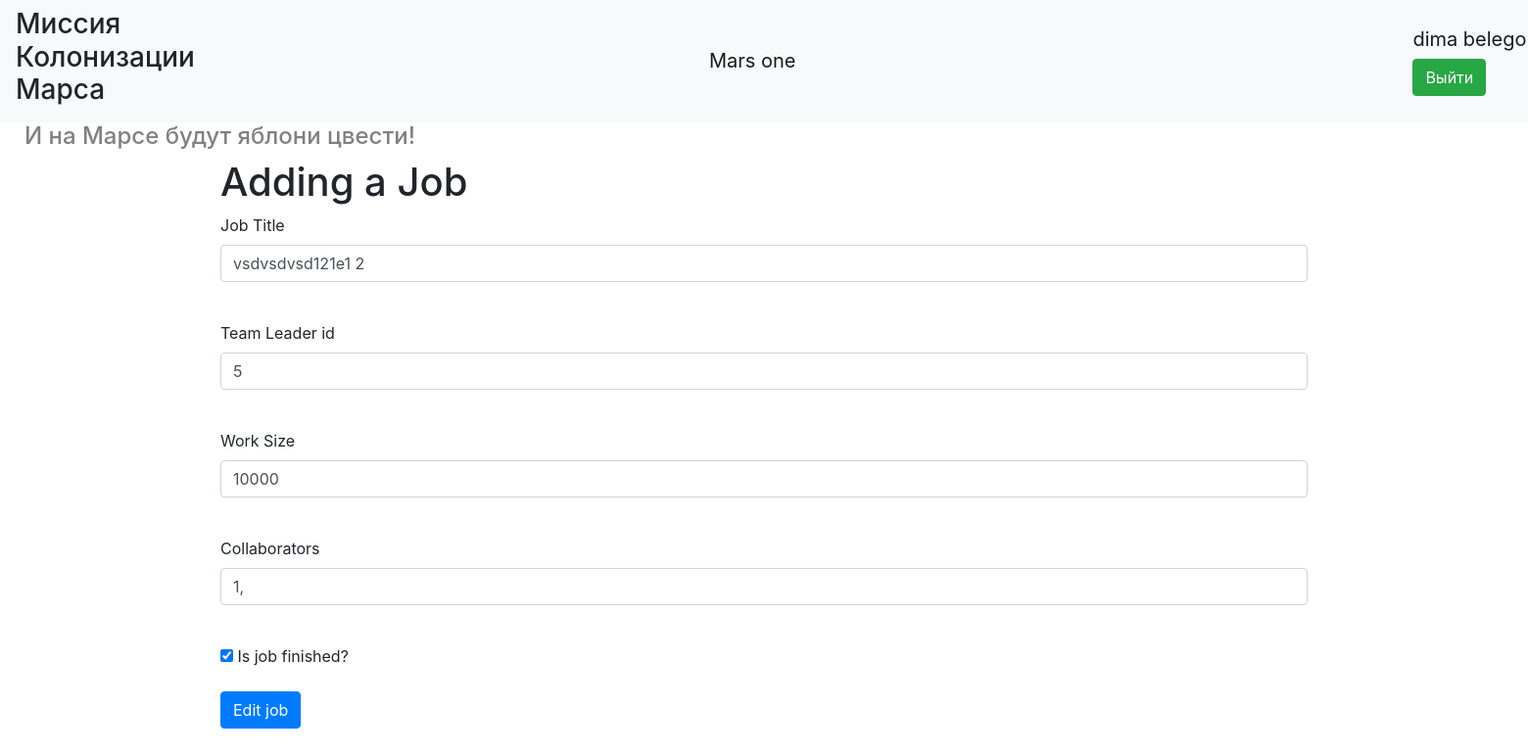
/job/2 (signed in), run on the app's committed database.
### data/users.py (models this page shows, shortened)
class User(SqlAlchemyBase, UserMixin, SerializerMixin):
    __tablename__ = "users"
    id = sqlalchemy.Column(sqlalchemy.Integer,
                           primary_key=True, autoincrement=True)
    surname = sqlalchemy.Column(sqlalchemy.String, nullable=True)
    name = sqlalchemy.Column(sqlalchemy.String, nullable=True)
    age = sqlalchemy.Column(sqlalchemy.Integer, nullable=True)
    position = sqlalchemy.Column(sqlalchemy.String, nullable=True)
    speciality = sqlalchemy.Column(sqlalchemy.String, nullable=True)
    address = sqlalchemy.Column(sqlalchemy.String, nullable=True)
    email = sqlalchemy.Column(sqlalchemy.String, unique=True, nullable=True)
    hashed_password = sqlalchemy.Column(sqlalchemy.String, nullable=True)
    modified_date = sqlalchemy.Column(sqlalchemy.DateTime, nullable=True)
    jobs = orm.relation("Jobs", back_populates='user')

### data/jobs.py (models this page shows, shortened)
class Jobs(SqlAlchemyBase, UserMixin, SerializerMixin):
    __tablename__ = 'jobs'
    id = sqlalchemy.Column(sqlalchemy.Integer,
                           primary_key=True, autoincrement=True)
    team_leader = sqlalchemy.Column(sqlalchemy.Integer, sqlalchemy.ForeignKey("users.id"), nullable=True)
    job = sqlalchemy.Column(sqlalchemy.String, nullable=True)
    work_size = sqlalchemy.Column(sqlalchemy.Integer, nullable=True)
    collaborators = sqlalchemy.Column(sqlalchemy.String, nullable=True)
    start_date = sqlalchemy.Column(sqlalchemy.DateTime, nullable=True)
    end_date = sqlalchemy.Column(sqlalchemy.DateTime, nullable=True)
    is_finished = sqlalchemy.Column(sqlalchemy.BOOLEAN, nullable=True)
    user = orm.relation('User')

### main.py (the view, shortened to what this page needs)
@app.route('/job/<int:job_id>', methods=['GET', 'POST'])
@login_required
def edit_job(job_id):
    form = AddJobForm()
    if request.method == "GET":
        db_sess = db_session.create_session()
        job = db_sess.query(Jobs).filter(Jobs.id == job_id,
                                         Jobs.team_leader == current_user.id).first()
        if job:
            form.team_leader.data = job.user.id
            form.job.data = job.job
            form.work_size.data = job.work_size
            form.collaborators.data = job.collaborators
            form.is_finished.data = job.is_finished
        else:
            abort(404)
    form.submit.label.text = "Edit job"
    return render_template('add_jobs.html', title="Edit Job", form=form)

### forms/job_form.py
class AddJobForm(FlaskForm):
    team_leader = StringField("Team Leader id", validators=[DataRequired()])
    job = StringField("Job Title", validators=[DataRequired()])
    work_size = StringField("Work Size", validators=[DataRequired()])
    collaborators = StringField("Collaborators", validators=[DataRequired()])
    is_finished = BooleanField('Is job finished?')
    submit = SubmitField('Add job')

### data/db_session.py (called while the page is built)
def create_session() -> Session:
    global __factory
    return __factory()

### main.py (called while the page is built)
@login_manager.user_loader
def load_user(user_id):
    db_sess = db_session.create_session()
    return db_sess.query(User).get(user_id)

### templates/add_jobs.html (shortened to what this page needs)
{% extends "base.html" %}
{% block content %}
<h1>Adding a Job</h1>
<form action="" method="post">
    <p>
        {{ form.job.label }}<br>
        {{ form.job(class="form-control") }}<br>
    </p>
    <p>
        {{ form.team_leader.label }}<br>
        {{ form.team_leader(class="form-control") }}<br>
    </p>
    <p>
        {{ form.work_size.label }}<br>
        {{ form.work_size(class="form-control") }}<br>
    </p>
    <p>
        {{ form.collaborators.label }}<br>
        {{ form.collaborators(class="form-control") }}<br>
    </p>
    <p>{{ form.is_finished }} {{ form.is_finished.label }}</p>
    <p>{{ form.submit(type="submit", class="btn btn-primary") }}</p>
</form>
{% endblock %}

### templates/base.html (shortened to what this page needs)
<!doctype html>
<html lang="en" xmlns="http://www.w3.org/1999/html">
<head>
    <link rel="stylesheet"
          href="https://stackpath.bootstrapcdn.com/bootstrap/4.4.1/css/bootstrap.min.css"
>
    <link rel="stylesheet" href="static/css/style.css">
</head>
<body>
<header>
    <nav class="navbar navbar-light bg-light navbar-expand-lg">
        <h3 style="margin-right:525px">Миссия Колонизации Марса</h3>
        <a style="margin-right:630px" class="navbar-brand" href="/">Mars one</a>
        {% if title != "Авторизация"%}
            {% if current_user.is_authenticated %}
                <p style="margin-top: 10px;">
                    <a class="navbar-brand" >{{ current_user.name + " " + current_user.surname}}</a>
                    <a class="btn btn-success"  href="/logout">Выйти</a>
                </p>
            {% else %}
                <p style="margin-top: 15px;">
                    <a class="btn btn-primary " href="/register">Зарегистрироваться</a>
                    <a class="btn btn-success" href="/login">Войти</a>
                </p>
            {% endif %}
        {% endif %}
    </nav>
</header>
<h4 style="padding-left: 25px; color:grey">И на Марсе будут яблони цвести!</h4>
<main role="main" class="container">
    {% block content %}{% endblock %}
</main>
</body>

### data on the page
User: name+surname "dima…"
Jobs: job "vsdvsdvsd121e1 2", team_leader "5", work_size "10000", collaborators "1,", is_finished "☑"
